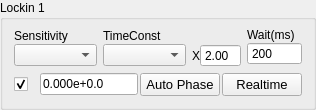
                 <widget class="QGroupBox" name="lockin1Group">
                  <property name="sizePolicy">
                   <sizepolicy hsizetype="Expanding" vsizetype="Expanding">
                    <horstretch>0</horstretch>
                    <verstretch>0</verstretch>
                   </sizepolicy>
                  </property>
                  <property name="title">
                   <string>Lockin 1</string>
                  </property>
                  <layout class="QGridLayout" name="gridLayout_22">
                   <property name="topMargin">
                    <number>2</number>
                   </property>
                   <item row="0" column="0">
                    <layout class="QVBoxLayout" name="verticalLayout_58" stretch="4,3,1">
                     <property name="sizeConstraint">
                      <enum>QLayout::SizeConstraint::SetNoConstraint</enum>
                     </property>
                     <item>
                      <widget class="PlotWidget" name="realDisChart1" native="true">
                       <property name="mytype" stdset="0">
                        <string>chart</string>
                       </property>
                      </widget>
                     </item>
                     <item>
                      <layout class="QHBoxLayout" name="horizontalLayout_17" stretch="3,3,1,2">
                       <item>
                        <layout class="QVBoxLayout" name="verticalLayout">
                         <property name="spacing">
                          <number>0</number>
                         </property>
                         <item>
                          <widget class="QLabel" name="label_15">
                           <property name="sizePolicy">
                            <sizepolicy hsizetype="Expanding" vsizetype="Fixed">
                             <horstretch>0</horstretch>
                             <verstretch>0</verstretch>
                            </sizepolicy>
                           </property>
                           <property name="text">
                            <string>Sensitivity</string>
                           </property>
                           <property name="mytype" stdset="0">
                            <string>label</string>
                           </property>
                          </widget>
                         </item>
                         <item>
                          <widget class="QComboBox" name="sensitivity1">
                           <property name="sizePolicy">
                            <sizepolicy hsizetype="Expanding" vsizetype="Fixed">
                             <horstretch>0</horstretch>
                             <verstretch>0</verstretch>
                            </sizepolicy>
                           </property>
                           <property name="maximumSize">
                            <size>
                             <width>16777215</width>
                             <height>16777215</height>
                            </size>
                           </property>
                           <property name="font">
                            <font>
                             <pointsize>8</pointsize>
                            </font>
                           </property>
                          </widget>
                         </item>
                        </layout>
                       </item>
                       <item>
                        <layout class="QVBoxLayout" name="verticalLayout_2">
                         <property name="spacing">
                          <number>0</number>
                         </property>
                         <property name="leftMargin">
                          <number>0</number>
                         </property>
                         <item>
                          <widget class="QLabel" name="label_18">
                           <property name="sizePolicy">
                            <sizepolicy hsizetype="Expanding" vsizetype="Fixed">
                             <horstretch>0</horstretch>
                             <verstretch>0</verstretch>
                            </sizepolicy>
                           </property>
                           <property name="maximumSize">
                            <size>
                             <width>16777215</width>
                             <height>16777215</height>
                            </size>
                           </property>
                           <property name="text">
                            <string>TimeConst</string>
                           </property>
                           <property name="mytype" stdset="0">
                            <string>label</string>
                           </property>
                          </widget>
                         </item>
                         <item>
                          <widget class="QComboBox" name="timeConst1">
                           <property name="sizePolicy">
                            <sizepolicy hsizetype="Expanding" vsizetype="Fixed">
                             <horstretch>0</horstretch>
                             <verstretch>0</verstretch>
                            </sizepolicy>
                           </property>
                           <property name="maximumSize">
                            <size>
                             <width>16777215</width>
                             <height>16777215</height>
                            </size>
                           </property>
                           <property name="font">
                            <font>
                             <pointsize>8</pointsize>
                            </font>
                           </property>
                          </widget>
                         </item>
                        </layout>
                       </item>
                       <item>
                        <layout class="QVBoxLayout" name="verticalLayout_50">
                         <property name="spacing">
                          <number>0</number>
                         </property>
                         <item>
                          <spacer name="horizontalSpacer">
                           <property name="orientation">
                            <enum>Qt::Orientation::Horizontal</enum>
                           </property>
                           <property name="sizeHint" stdset="0">
                            <size>
                             <width>67</width>
                             <height>16</height>
                            </size>
                           </property>
                          </spacer>
                         </item>
                         <item>
                          <layout class="QHBoxLayout" name="horizontalLayout_14">
                           <property name="spacing">
                            <number>0</number>
                           </property>
                           <item>
                            <widget class="QLabel" name="label">
                             <property name="maximumSize">
                              <size>
                               <width>20</width>
                               <height>30</height>
                              </size>
                             </property>
                             <property name="text">
                              <string>X</string>
                             </property>
                            </widget>
                           </item>
                           <item>
                            <widget class="QDoubleSpinBox" name="wait1multip">
                             <property name="sizePolicy">
                              <sizepolicy hsizetype="Expanding" vsizetype="Fixed">
                               <horstretch>0</horstretch>
                               <verstretch>0</verstretch>
                              </sizepolicy>
                             </property>
                             <property name="maximumSize">
                              <size>
                               <width>16777215</width>
                               <height>16777215</height>
                              </size>
                             </property>
                             <property name="buttonSymbols">
                              <enum>QAbstractSpinBox::ButtonSymbols::NoButtons</enum>
                             </property>
                             <property name="decimals">
                              <number>2</number>
                             </property>
                             <property name="minimum">
                              <double>0.100000000000000</double>
                             </property>
                             <property name="maximum">
                              <double>10.000000000000000</double>
                             </property>
                             <property name="singleStep">
                              <double>0.100000000000000</double>
                             </property>
                             <property name="value">
                              <double>2.000000000000000</double>
                             </property>
                            </widget>
                           </item>
                          </layout>
                         </item>
                        </layout>
                       </item>
                       <item>
                        <layout class="QVBoxLayout" name="verticalLayout_3">
                         <property name="spacing">
                          <number>0</number>
                         </property>
                         <item>
                          <widget class="QLabel" name="label_19">
                           <property name="sizePolicy">
                            <sizepolicy hsizetype="Expanding" vsizetype="Fixed">
                             <horstretch>0</horstretch>
                             <verstretch>0</verstretch>
                            </sizepolicy>
                           </property>
                           <property name="text">
                            <string>Wait(ms)</string>
                           </property>
                           <property name="mytype" stdset="0">
                            <string>label</string>
                           </property>
                          </widget>
                         </item>
                         <item>
                          <widget class="QSpinBox" name="wait1">
                           <property name="sizePolicy">
                            <sizepolicy hsizetype="Expanding" vsizetype="Fixed">
                             <horstretch>0</horstretch>
                             <verstretch>0</verstretch>
                            </sizepolicy>
                           </property>
                           <property name="maximumSize">
                            <size>
                             <width>16777215</width>
                             <height>16777215</height>
                            </size>
                           </property>
                           <property name="buttonSymbols">
                            <enum>QAbstractSpinBox::ButtonSymbols::NoButtons</enum>
                           </property>
                           <property name="text" stdset="0">
                            <string>200</string>
                           </property>
                           <property name="minimum">
                            <number>0</number>
                           </property>
                           <property name="maximum">
                            <number>10000</number>
                           </property>
                           <property name="value">
                            <number>200</number>
                           </property>
                          </widget>
                         </item>
                        </layout>
                       </item>
                      </layout>
                     </item>
                     <item>
                      <layout class="QHBoxLayout" name="horizontalLayout_4" stretch="1,4,3,3">
                       <property name="spacing">
                        <number>2</number>
                       </property>
                       <item>
                        <widget class="QCheckBox" name="activeLockin1">
                         <property name="sizePolicy">
                          <sizepolicy hsizetype="Expanding" vsizetype="Fixed">
                           <horstretch>0</horstretch>
                           <verstretch>0</verstretch>
                          </sizepolicy>
                         </property>
                         <property name="toolTip">
                          <string>Active Instrument?</string>
                         </property>
                         <property name="text">
                          <string />
                         </property>
                         <property name="checked">
                      <bool>true</bool>
                     </property>
                     <property name="mytype" stdset="0">
                          <string>checkbox</string>
                         </property>
                        </widget>
                       </item>
                       <item>
                        <widget class="QLineEdit" name="realDisChart1Num">
                         <property name="enabled">
                          <bool>true</bool>
                         </property>
                         <property name="sizePolicy">
                          <sizepolicy hsizetype="Expanding" vsizetype="Fixed">
                           <horstretch>0</horstretch>
                           <verstretch>0</verstretch>
                          </sizepolicy>
                         </property>
                         <property name="text">
                          <string>0.000e+0.0</string>
                         </property>
                         <property name="mytype" stdset="0">
                          <string>inst_disp</string>
                         </property>
                        </widget>
                       </item>
                       <item>
                        <widget class="QPushButton" name="autoPhase1">
                         <property name="sizePolicy">
                          <sizepolicy hsizetype="Expanding" vsizetype="Fixed">
                           <horstretch>0</horstretch>
                           <verstretch>0</verstretch>
                          </sizepolicy>
                         </property>
                         <property name="maximumSize">
                          <size>
                           <width>16777215</width>
                           <height>30</height>
                          </size>
                         </property>
                         <property name="font">
                          <font>
                           <pointsize>10</pointsize>
                          </font>
                         </property>
                         <property name="text">
                          <string>Auto Phase</string>
                         </property>
                         <property name="iconSize">
                          <size>
                           <width>16</width>
                           <height>16</height>
                          </size>
                         </property>
                         <property name="mytype" stdset="0">
                          <string>clickable_button</string>
                         </property>
                        </widget>
                       </item>
                       <item>
                        <widget class="QPushButton" name="realtimeDisp1">
                         <property name="sizePolicy">
                          <sizepolicy hsizetype="Expanding" vsizetype="Fixed">
                           <horstretch>0</horstretch>
                           <verstretch>0</verstretch>
                          </sizepolicy>
                         </property>
                         <property name="maximumSize">
                          <size>
                           <width>16777215</width>
                           <height>30</height>
                          </size>
                         </property>
                         <property name="font">
                          <font>
                           <pointsize>10</pointsize>
                          </font>
                         </property>
                         <property name="text">
                          <string>Realtime</string>
                         </property>
                         <property name="checkable">
                          <bool>true</bool>
                         </property>
                         <property name="checked">
                          <bool>false</bool>
                         </property>
                         <property name="mytype" stdset="0">
                          <string>checkable_button</string>
                         </property>
                        </widget>
                       </item>
                      </layout>
                     </item>
                    </layout>
                   </item>
                  </layout>
                 </widget>
